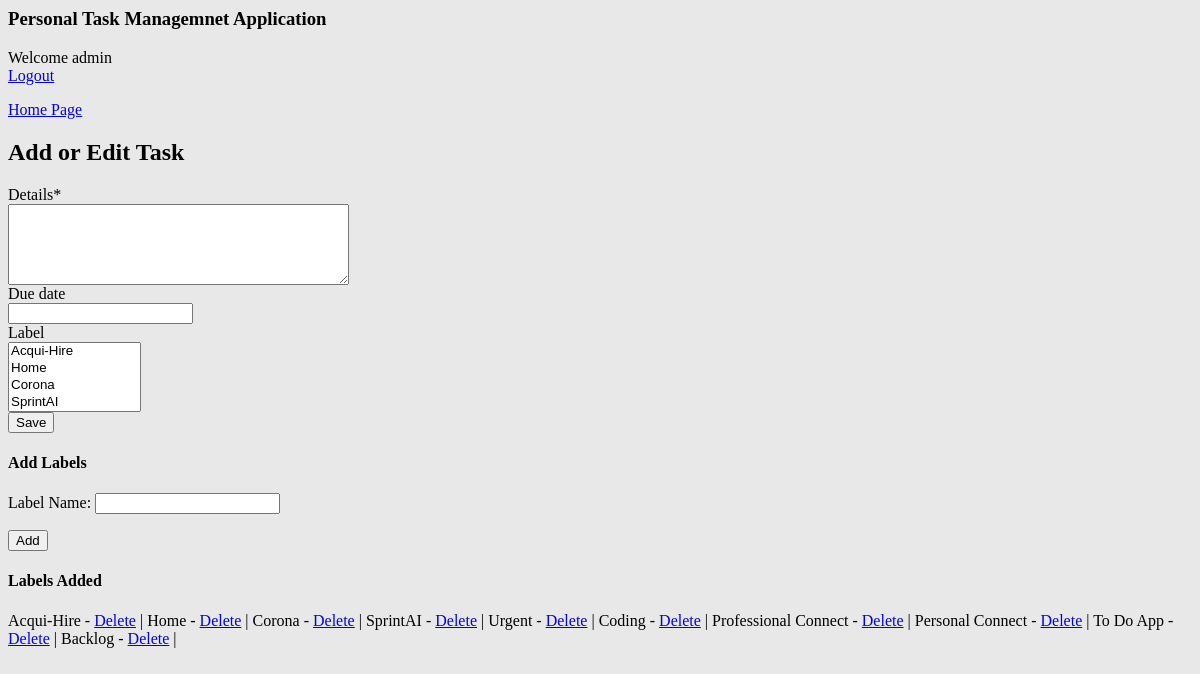
/tasks/task_add/ (signed in), run on an earlier commit of the app's database.
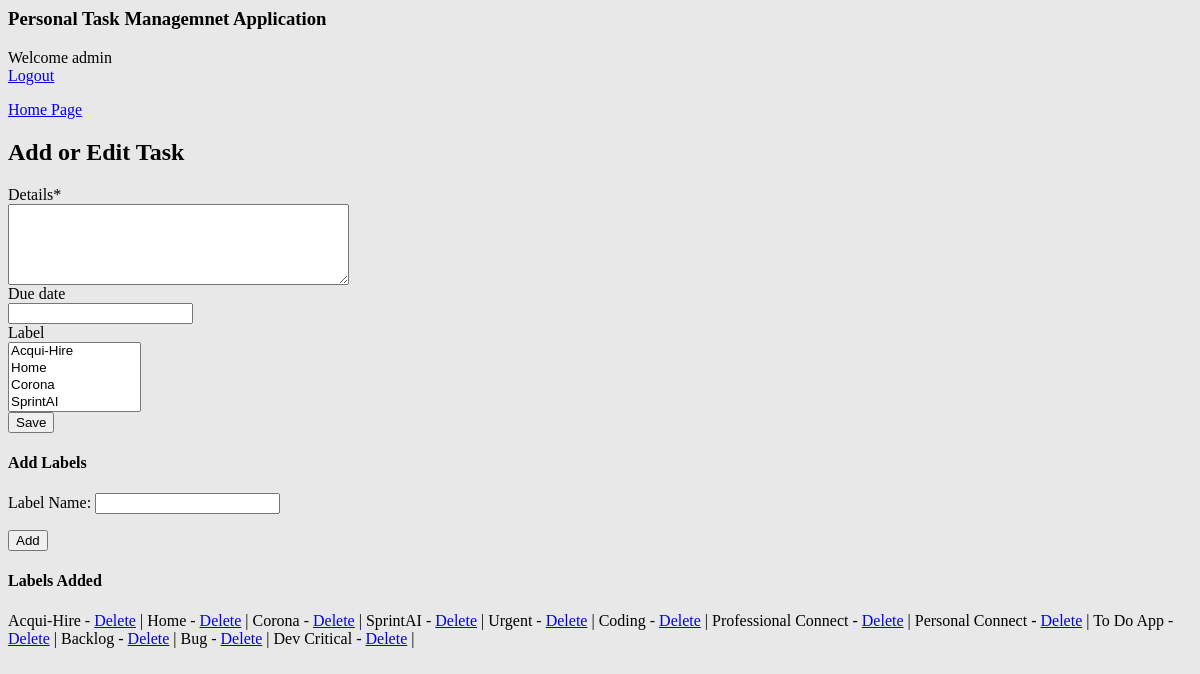
And on a later commit of the database.
### tasks/models.py (models this page shows)
class Labels(models.Model):
    user = models.ForeignKey(User, on_delete = models.CASCADE, default = 1)
    name = models.CharField('Label Name', max_length = 100)
    status_master = (('Active','Active'), ('Deleted', 'Deleted'))
    status = models.CharField(choices= status_master,
                                    default = 'Active', max_length=100)
    create_time = models.DateTimeField('Label Creation Time')
    delete_time = models.DateTimeField('Label Completion Time', null=True)
    def __str__(self):
        return self.name

### tasks/views.py (the view, shortened to what this page needs)
# urls.py: path('task_add/', views.task_add, name='task_add'),
def task_add(request):
    login_user = request.user
    if login_user.is_authenticated:
        if request.method == 'POST' and 'task-submission' in request.POST:
            task_form = TaskCreationForm(request.POST)
            if task_form.is_valid():
                task = task_form.save(commit=False)
                task.user = request.user
                task.label = task.label.split("<QuerySet [",1)[1].split("]>")[0]
                task.label = task.label.replace("<Labels: ", "").replace(">","")
                task.status = 'Open'
                task.create_time = timezone.now()
                task.last_updated_time = timezone.now()
                task.save()
                return redirect('/tasks/')
        else:
            task_form = TaskCreationForm()
            label_form = LabelCreationForm()
            label_list = Labels.objects.filter(status = 'Active')
            label_list = label_list.filter(user = login_user)
        return render(request, 'tasks/task_edit.html',
                      {'task_form': task_form, 'label_form': label_form, 'label_list':label_list})
    else:
        return redirect('/tasks/login')

### tasks/forms.py
class TaskCreationForm(forms.ModelForm):
    due_date = forms.DateField(required=False)
    label_list = Labels.objects.filter(status = 'Active')
    label = forms.ModelMultipleChoiceField(queryset = label_list,
                                           widget = forms.SelectMultiple,
                                           required = False)
    class Meta:
        model = Tasks
        fields = ('details','due_date','label')
        widgets = {'details': Textarea(attrs={'cols': 40, 'rows': 5})}

class LabelCreationForm(forms.ModelForm):
    class Meta:
        model = Labels
        fields = ('name',)

### tasks/templates/tasks/task_edit.html
{% extends 'tasks/base.html' %}
{% block content %}
    <p><a href = "/tasks/">Home Page</a></p>
    <h2>Add or Edit Task</h2>
    {% load crispy_forms_tags %}
    <form method="POST" class="task-form">{% csrf_token %}
        {{task_form|crispy}}
        <button type="submit" name = "task-submission", class="save btn btn-default">Save</button>
    </form>
    <h4> Add Labels</h4>
    <form method="POST" class="label-form">{% csrf_token %}
        {{ label_form.as_p }}
        <button type="submit" name = "label-submission" class="save btn btn-default">Add</button>
    </form>
    <h4> Labels Added </h4>
    {% if label_list %}
        {% for label in label_list %}
            {{label.name}} - <a href="/tasks/{{label.id}}/label_delete_task_add_page/">Delete</a> |
        {% endfor %}
    {% else %}
        <p>There are no labels to show right now.</p>
    {% endif %}
{% endblock %}

What changed in the data, as far as the page shows it:
added Labels: name "Bug"
added Labels: name "Dev Critical"
